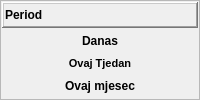
          <widget class="QFrame" name="fraPeriod">
           <property name="sizePolicy">
            <sizepolicy hsizetype="Preferred" vsizetype="Maximum">
             <horstretch>0</horstretch>
             <verstretch>0</verstretch>
            </sizepolicy>
           </property>
           <property name="frameShape">
            <enum>QFrame::StyledPanel</enum>
           </property>
           <property name="frameShadow">
            <enum>QFrame::Raised</enum>
           </property>
           <layout class="QVBoxLayout" name="verticalLayout_7">
            <property name="spacing">
             <number>1</number>
            </property>
            <property name="leftMargin">
             <number>1</number>
            </property>
            <property name="topMargin">
             <number>0</number>
            </property>
            <property name="rightMargin">
             <number>1</number>
            </property>
            <property name="bottomMargin">
             <number>0</number>
            </property>
            <item>
             <widget class="QFrame" name="fraPeriodTitle">
              <property name="sizePolicy">
               <sizepolicy hsizetype="Preferred" vsizetype="Maximum">
                <horstretch>0</horstretch>
                <verstretch>0</verstretch>
               </sizepolicy>
              </property>
              <property name="frameShape">
               <enum>QFrame::WinPanel</enum>
              </property>
              <property name="frameShadow">
               <enum>QFrame::Raised</enum>
              </property>
              <layout class="QHBoxLayout" name="horizontalLayout_5">
               <property name="spacing">
                <number>1</number>
               </property>
               <property name="leftMargin">
                <number>1</number>
               </property>
               <property name="topMargin">
                <number>0</number>
               </property>
               <property name="rightMargin">
                <number>1</number>
               </property>
               <property name="bottomMargin">
                <number>0</number>
               </property>
               <item>
                <widget class="QLabel" name="lblPeriod">
                 <property name="font">
                  <font>
                   <weight>75</weight>
                   <bold>true</bold>
                  </font>
                 </property>
                 <property name="text">
                  <string>Period</string>
                 </property>
                </widget>
               </item>
               <item>
                <widget class="QPushButton" name="pushButton_2">
                 <property name="sizePolicy">
                  <sizepolicy hsizetype="Maximum" vsizetype="Fixed">
                   <horstretch>0</horstretch>
                   <verstretch>0</verstretch>
                  </sizepolicy>
                 </property>
                 <property name="text">
                  <string/>
                 </property>
                 <property name="icon">
                  <iconset resource="../../resources/DonatForm.qrc">
                   <normaloff>:/InDonat/Forms/images/ig_menuGreenUp.gif</normaloff>:/InDonat/Forms/images/ig_menuGreenUp.gif</iconset>
                 </property>
                 <property name="iconSize">
                  <size>
                   <width>16</width>
                   <height>16</height>
                  </size>
                 </property>
                 <property name="flat">
                  <bool>true</bool>
                 </property>
                </widget>
               </item>
              </layout>
             </widget>
            </item>
            <item>
             <widget class="QFrame" name="fraPeriodButtons">
              <property name="sizePolicy">
               <sizepolicy hsizetype="Preferred" vsizetype="Maximum">
                <horstretch>0</horstretch>
                <verstretch>0</verstretch>
               </sizepolicy>
              </property>
              <property name="frameShape">
               <enum>QFrame::NoFrame</enum>
              </property>
              <property name="frameShadow">
               <enum>QFrame::Raised</enum>
              </property>
              <layout class="QVBoxLayout" name="verticalLayout_6">
               <property name="spacing">
                <number>1</number>
               </property>
               <property name="leftMargin">
                <number>1</number>
               </property>
               <property name="topMargin">
                <number>0</number>
               </property>
               <property name="rightMargin">
                <number>1</number>
               </property>
               <property name="bottomMargin">
                <number>0</number>
               </property>
               <item>
                <widget class="QPushButton" name="btnDanas">
                 <property name="font">
                  <font>
                   <weight>75</weight>
                   <bold>true</bold>
                  </font>
                 </property>
                 <property name="cursor">
                  <cursorShape>PointingHandCursor</cursorShape>
                 </property>
                 <property name="text">
                  <string>Danas</string>
                 </property>
                 <property name="icon">
                  <iconset resource="../../resources/DonatForm.qrc">
                   <normaloff>:/InDonat/Forms/images/dll-icon.jpg</normaloff>:/InDonat/Forms/images/dll-icon.jpg</iconset>
                 </property>
                 <property name="flat">
                  <bool>true</bool>
                 </property>
                </widget>
               </item>
               <item>
                <widget class="QPushButton" name="btnOvajTjedan">
                 <property name="font">
                  <font>
                   <pointsize>8</pointsize>
                   <weight>75</weight>
                   <bold>true</bold>
                  </font>
                 </property>
                 <property name="cursor">
                  <cursorShape>PointingHandCursor</cursorShape>
                 </property>
                 <property name="text">
                  <string>Ovaj Tjedan</string>
                 </property>
                 <property name="icon">
                  <iconset resource="../../resources/DonatForm.qrc">
                   <normaloff>:/InDonat/Forms/images/dll-icon.jpg</normaloff>:/InDonat/Forms/images/dll-icon.jpg</iconset>
                 </property>
                 <property name="flat">
                  <bool>true</bool>
                 </property>
                </widget>
               </item>
               <item>
                <widget class="QPushButton" name="btnOvajMjesec">
                 <property name="font">
                  <font>
                   <weight>75</weight>
                   <bold>true</bold>
                  </font>
                 </property>
                 <property name="cursor">
                  <cursorShape>PointingHandCursor</cursorShape>
                 </property>
                 <property name="text">
                  <string>Ovaj mjesec</string>
                 </property>
                 <property name="icon">
                  <iconset resource="../../resources/DonatForm.qrc">
                   <normaloff>:/InDonat/Forms/images/dll-icon.jpg</normaloff>:/InDonat/Forms/images/dll-icon.jpg</iconset>
                 </property>
                 <property name="flat">
                  <bool>true</bool>
                 </property>
                </widget>
               </item>
              </layout>
             </widget>
            </item>
           </layout>
          </widget>
